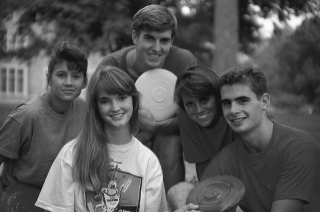
//> input picture OpencvImported/images/face_tar.bmp, 320 x 212 px
$ ./oct_28_face   (built with g++ and OpenCV 4)
//> lines starting //> are read from the running program, lines starting //| are printed output that depends on the picture; after the words box and inside, x2 and y2 are one past the last pixel; in counts of white or black regions, pixels touching at a corner belong together
#include <stdio.h>
#include <stdlib.h>
#include <iostream>
#include <opencv2/imgproc.hpp>
#include <opencv2/highgui.hpp>
#include <opencv2/opencv.hpp>
#include <opencv2/objdetect/objdetect.hpp>
#include <opencv2/ml/ml.hpp>
using namespace cv;
using namespace cv::ml;
using namespace std;
void main() {
	CascadeClassifier cascade;
	cascade.load("C:/opencv/sources/data/lbpcascades/lbpcascade_frontalface.xml");
	Mat img = imread("./images/face_tar.bmp", 1); // image read (color)
//> img is the input picture: 212 rows x 320 cols, CV_8UC3; min 16, max 253, mean 85.6
	vector<Rect> faces;
	cascade.detectMultiScale(img, faces, 1.1, 4, 0 | CASCADE_SCALE_IMAGE, Size(10, 10));
//> faces = 3 Rects (x, y, width, height): [141, 27, 36, 36], [49, 61, 39, 39], [211, 82, 50, 50]
	for (int y = 0; y < faces.size(); y++)
	{
		Point lb(faces[y].x + faces[y].width, faces[y].y + faces[y].height);
		Point tr(faces[y].x, faces[y].y);
		rectangle(img, lb, tr, Scalar(0, 255, 0), 3, 8, 0);
	}
//> this loop made 3 passes
//> (lb, tr) on passes 1 to 3: (Point(177, 63), Point(141, 27)), (Point(88, 100), Point(49, 61)), (Point(261, 132), Point(211, 82))
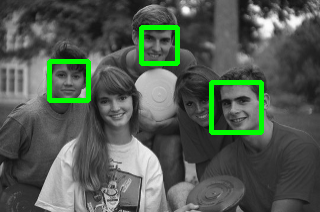
//> img: 212 rows x 320 cols, CV_8UC3; 3.63% of pixels changed, all inside (x1, y1, x2, y2) = (47, 25, 264, 135)
	imshow("Face", img);
	waitKey(0);
}
